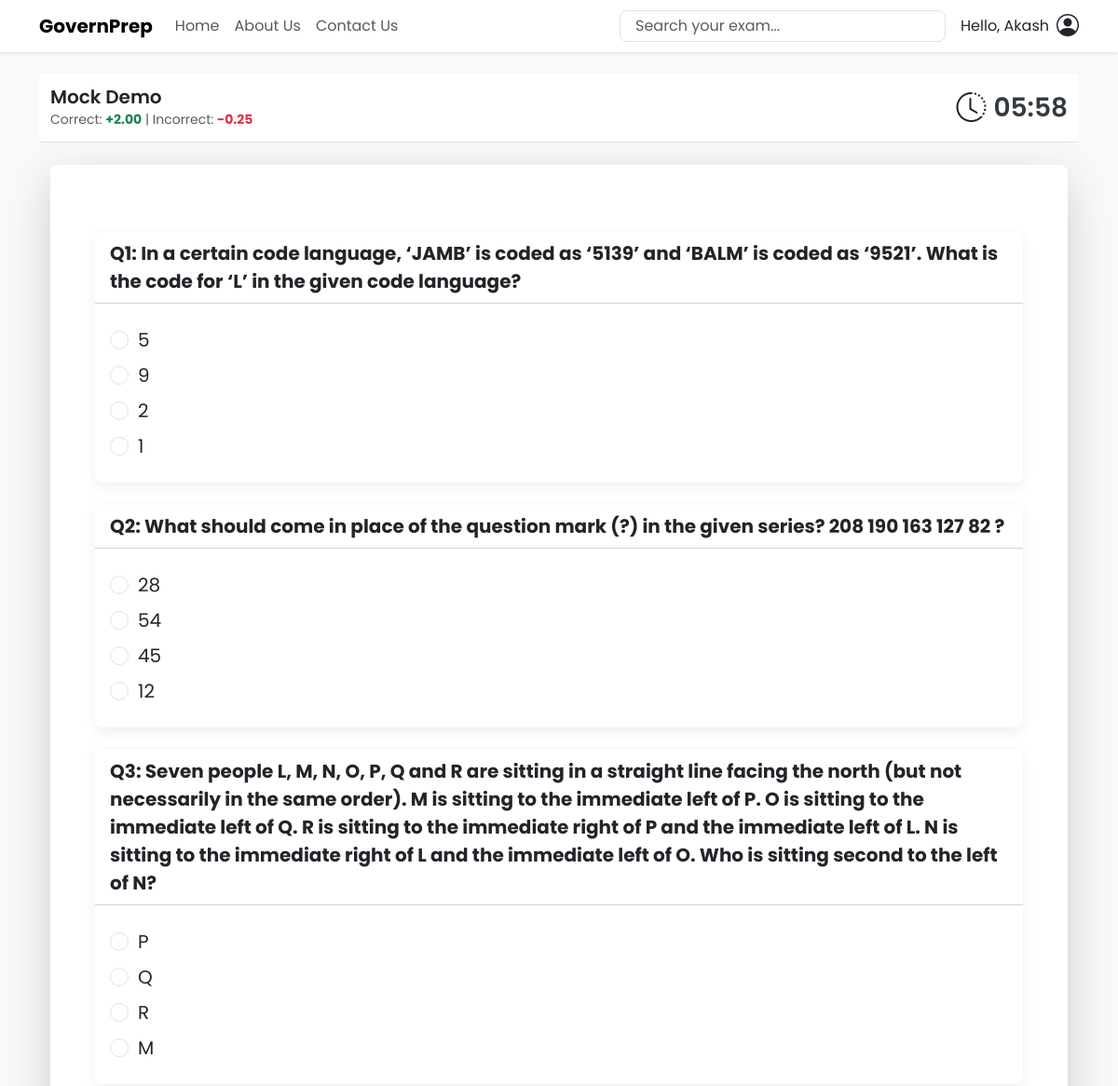
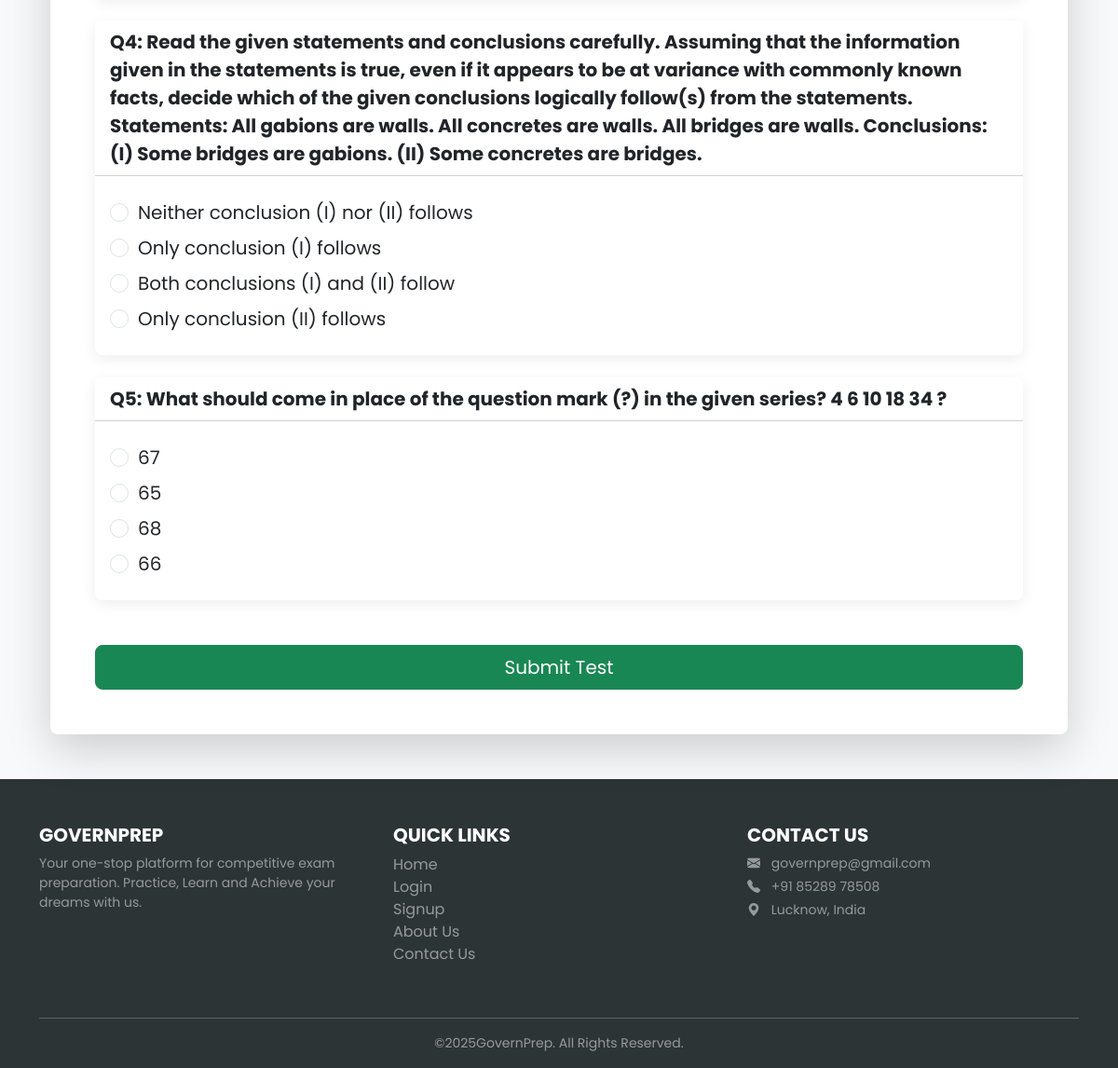
Page /test/18/ (signed in) on the committed database (2 pictures, top to bottom).
### tests/models.py (models this page shows, shortened)
class MockTest(models.Model):
    exam = models.ForeignKey(Exam, on_delete=models.CASCADE, related_name='mocktests')
    title = models.CharField(max_length=200)
    number_of_questions = models.IntegerField(default=100)
    duration_minutes = models.IntegerField(default=60)
    total_marks = models.IntegerField(default=100)
    negative_marks_per_question = models.DecimalField(max_digits=5, decimal_places=2, default=Decimal('0.25'))
    questions = models.ManyToManyField(Question, blank=True, related_name='mock_tests')

class Question(models.Model):
    exam = models.ForeignKey(Exam, on_delete=models.CASCADE, related_name='questions')
    text = models.CharField(max_length=500)

class Choice(models.Model):
    question = models.ForeignKey(Question, on_delete=models.CASCADE, related_name='choices')
    text = models.CharField(max_length=200)
    is_correct = models.BooleanField(default=False)

### tests/views.py (the view)
# urls.py: path('<int:mock_test_id>/', views.test_view, name='test_view'),
@login_required
def test_view(request, mock_test_id):
    mock_test = get_object_or_404(MockTest, pk=mock_test_id)
    questions = mock_test.questions.all()
    marks_per_question = 0
    if mock_test.number_of_questions > 0:
        marks_per_question = mock_test.total_marks / mock_test.number_of_questions
    context = {
        'mock_test': mock_test,
        'questions': questions,
        'marks_per_question': marks_per_question,
    }
    return render(request, 'tests/test.html', context)

### templates/tests/test.html (shortened to what this page needs)
{% extends 'base.html' %}
{% block content %}
<div class="timer-header sticky-top">
    <div class="container d-flex justify-content-between align-items-center">
        <div>
            <h5 class="mb-0">{{ mock_test.title }}</h5>
            <small class="text-muted">
                Correct: <span class="text-success fw-bold">+{{ marks_per_question|floatformat:2 }}</span> |
                Incorrect: <span class="text-danger fw-bold">-{{ mock_test.negative_marks_per_question|floatformat:2 }}</span>
            </small>
        </div>
        <div class="d-flex align-items-center">
            <i class="bi bi-clock-history fs-2 me-2"></i>
            <div id="countdown-timer">--:--</div>
        </div>
    </div>
</div>
<div class="container my-4">
    <div class="card shadow-lg">
        <div class="card-body p-4 p-md-5">
            <form id="test-form" method="post" action="{% url 'tests:result_view' mock_test.id %}">
                {% for question in questions %}
                <div class="card my-4">
                    <div class="card-header bg-white d-flex justify-content-between align-items-center">
                        <p class="fw-bold fs-5 mb-0">Q{{ forloop.counter }}: {{ question.text }}</p>
                    </div>
                    <div class="card-body">
                        {% for choice in question.choices.all %}
                        <div class="form-check fs-5 my-2">
                            <input class="form-check-input" type="radio" name="question_{{ question.id }}" id="choice_{{ choice.id }}" value="{{ choice.id }}">
                            <label class="form-check-label" for="choice_{{ choice.id }}">{{ choice.text }}</label>
                        </div>
                        {% endfor %}
                    </div>
                </div>
                {% endfor %}
                <div class="d-grid mt-5">
                    <button type="submit" class="btn btn-success btn-lg">Submit Test</button>
                </div>
            </form>
        </div>
    </div>
</div>
{% endblock %}

### templates/base.html (shortened to what this page needs)
{% load static %}
<!DOCTYPE html>
<html lang="en">
  <head>
    <link href="https://cdn.jsdelivr.net/npm/bootstrap@5.3.3/dist/css/bootstrap.min.css" rel="stylesheet" />
    <link rel="stylesheet" href="https://cdn.jsdelivr.net/npm/bootstrap-icons@1.10.5/font/bootstrap-icons.css" />
  </head>
  <body>
     <nav class="navbar navbar-expand-lg navbar-light bg-white shadow-sm sticky-top">
        <div class="container">
            <a class="navbar-brand fw-bold" href="{% url 'exams:home' %}">GovernPrep</a>
            <div class="collapse navbar-collapse" id="mainNav">
                <ul class="navbar-nav me-auto mb-2 mb-lg-0">
                    <li class="nav-item">
                        <a class="nav-link" href="{% url 'exams:home' %}">Home</a>
                    </li>
                    <li class="nav-item">
                        <a class="nav-link" href="{% url 'exams:about_us' %}">About Us</a>
                    </li>
                    <li class="nav-item">
                        <a class="nav-link" href="{% url 'exams:contact_us' %}">Contact Us</a>
                    </li>
                </ul>
                <div class="d-flex align-items-center me-2">
                    <input type="text" id="examSearch" class="form-control" placeholder="Search your exam..." onkeyup="filterCategories()">
                </div>
                    {% if user.is_authenticated %}
                        <div class="dropdown ms-2">
                            <a href="#" class="d-flex align-items-center text-dark text-decoration-none" id="dropdownUser" data-bs-toggle="dropdown" aria-expanded="false">
                                <span class="me-2"> Hello, {{ user.username }}</span>
                                <i class="bi bi-person-circle fs-4"></i>
                            </a>
                        </div>
                    {% else %}
                        <a href="{% url 'users:login' %}" class="btn btn-outline-secondary me-2">Login</a>
                        <a href="{% url 'users:signup' %}" class="btn btn-primary">Signup</a>
                    {% endif %}
                </div>
            </div>
    </nav>
    <main class="container py-4">
      {% block content %}{% endblock %}
    </main>
    <footer class="text-white pt-5 pb-3" style="background-color: var(--footer-bg);">
      <div class="container">
        <div class="row">
          <div class="col-md-4 mb-4">
            <h5 class="fw-bold text-uppercase">GovernPrep</h5>
            <p class="small text-white-50">Your one-stop platform for competitive exam preparation. Practice, Learn and Achieve your dreams with us.</p>
          </div>
          <div class="col-md-4 mb-4">
            <h5 class="fw-bold text-uppercase">Quick Links</h5>
            <ul class="list-unstyled">
              <li>
                <a href="/" class="text-white-50 text-decoration-none footer-link">Home</a>
              </li>
              <li>
                <a href="{% url 'users:login' %}" class="text-white-50 text-decoration-none footer-link">Login</a>
              </li>
              <li>
                <a href="{% url 'users:signup' %}" class="text-white-50 text-decoration-none footer-link">Signup</a>
              </li>
              <li>
                <a href="{% url 'exams:about_us' %}" class="text-white-50 text-decoration-none footer-link">About Us</a>
              </li>
              <li>
                <a href="{% url 'exams:contact_us' %}" class="text-white-50 text-decoration-none footer-link">Contact Us</a>
              </li>
            </ul>
          </div>
          <div class="col-md-4 mb-4">
            <h5 class="fw-bold text-uppercase">Contact Us</h5>
            <p class="small text-white-50 mb-1">
              <i class="bi bi-envelope-fill me-2"></i> governprep@gmail.com
            </p>
            <p class="small text-white-50 mb-1">
              <i class="bi bi-telephone-fill me-2"></i> +91 85289 78508
            </p>
            <p class="small text-white-50">
              <i class="bi bi-geo-alt-fill me-2"></i> Lucknow, India
            </p>
          </div>
        </div>
        <hr class="border-light-subtle" />
        <div class="text-center small text-white-50">
          &copy;{% now 'Y' %}GovernPrep. All Rights Reserved.
        </div>
      </div>
    </footer>
  </body>
</html>

### templates/base.html (style rules this page uses)
:root { --primary-color: #0d6efd; --heading-font: 'Poppins', sans-serif; --body-font: 'Poppins', sans-serif; --border-radius: 0.5rem; --box-shadow: 0 4px 15px rgba(0, 0, 0, 0.07); --footer-bg: #2d3436; }
body { font-family: var(--body-font); background-color: #f8f9fa; }
h1, h2, h3, h4, h5, h6 { font-family: var(--heading-font); font-weight: 600; }
.card { border: none; border-radius: var(--border-radius); box-shadow: var(--box-shadow); }
.form-control { border-radius: var(--border-radius); padding: 0.25rem 1rem; }
.footer-link { transition: color 0.2s ease-in-out, padding-left 0.2s ease-in-out; }

### templates/tests/test.html (style rules this page uses)
.timer-header { background-color: #fff; border-bottom: 1px solid #dee2e6; padding: 0.75rem 0; z-index: 1020; }
#countdown-timer { font-family: var(--heading-font); font-size: 1.75rem; font-weight: 600; color: #343a40; }

### rows in the picture
MockTest: title "Mock Demo", negative_marks_per_question "0.25"
Question: text "In a certain code language, ‘JAMB’ is coded as ‘5139’ and ‘BALM’ is coded as ‘9521’. What is the code for ‘L’ in the given code language?"
Choice: text "5"
Choice: text "9"
Choice: text "2"
Choice: text "1"
Question: text "What should come in place of the question mark (?) in the given series? 208 190 163 127 82 ?"
Choice: text "28"
Choice: text "54"
Choice: text "45"
Choice: text "12"
Question: text "Seven people L, M, N, O, P, Q and R are sitting in a straight line facing the north (but not necessarily in the same order). M is sitting to the immediate left of P. O is sitting to the immediate left of Q. R is sitting to the immediate right of P and the immediate left of L. N is sitting to the immediate right of L and the immediate left of O. Who is sitting second to the left of N?"
Choice: text "P"
Choice: text "Q"
Choice: text "R"
Choice: text "M"
Question: text "Read the given statements and conclusions carefully. Assuming that the information given in the statements is true, even if it appears to be at variance with commonly known facts, decide which of the given conclusions logically follow(s) from the statements. Statements: All gabions are walls. All concretes are walls. All bridges are walls. Conclusions: (I) Some bridges are gabions. (II) Some concretes are bridges."
Choice: text "Neither conclusion (I) nor (II) follows"
Choice: text "Only conclusion (I) follows"
Choice: text "Both conclusions (I) and (II) follow"
Choice: text "Only conclusion (II) follows"
Question: text "What should come in place of the question mark (?) in the given series? 4 6 10 18 34 ?"
Choice: text "67"
Choice: text "65"
Choice: text "68"
Choice: text "66"

### other values in the picture
{{ user.username }} "Akash"
{{ marks_per_question|floatformat:2 }} "2.00"
